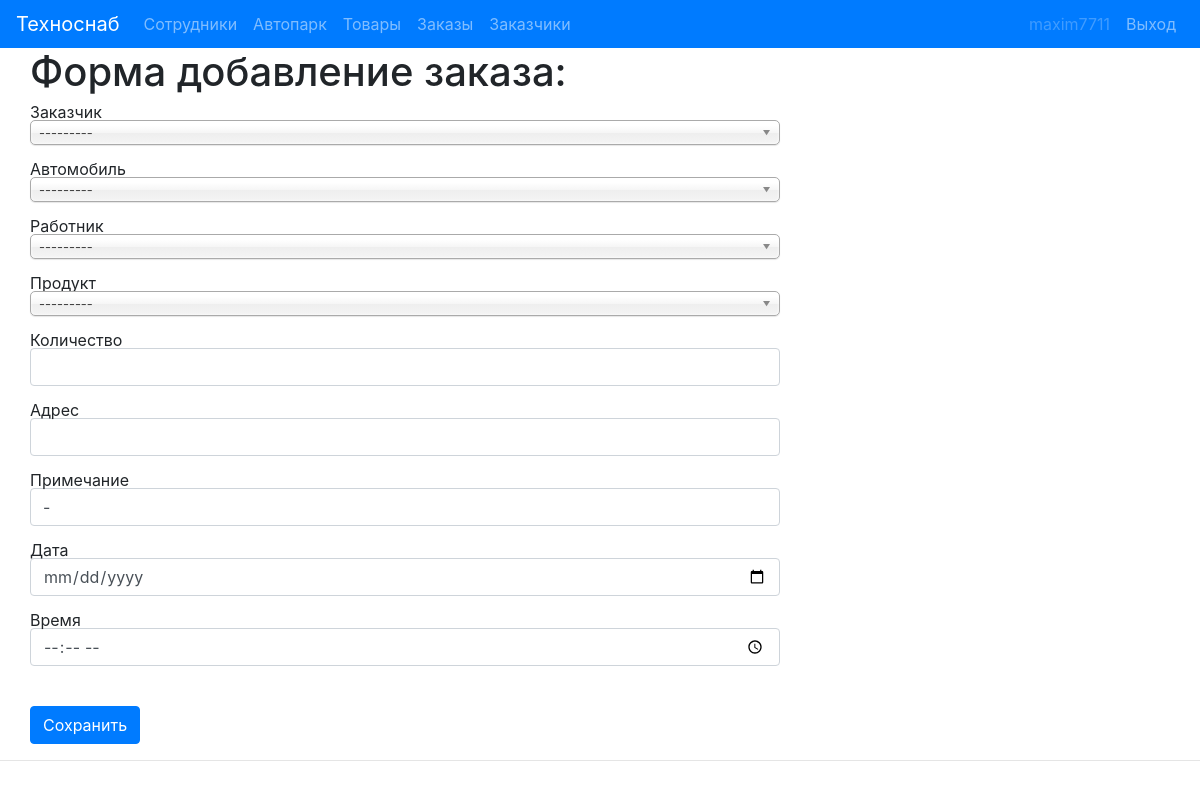
Screenshot of /orders/create/ (signed in) with the database file from the repository.
### customers/models.py (models this page shows, shortened)
class Сustomer(models.Model):
    first_name = models.CharField(max_length=20, verbose_name="Имя", null=True, blank=True)
    middle_name = models.CharField(max_length=20, verbose_name="Фамилия", null=True, blank=True)
    last_name = models.CharField(max_length=20, verbose_name="Отчество", null=True, blank=True)
    organization = models.CharField(max_length=20, verbose_name="Организация", null=True, blank=True, default="-")
    adres = models.CharField(max_length=200, verbose_name="Адрес", null=True, blank=True, default="-")
    phone = models.CharField(max_length=12, verbose_name="Телефон", unique=True)
    T_customer = models.ForeignKey(Type_customer, verbose_name="Тип заказчика", on_delete=models.SET_NULL, null=True, default=2)
    inn = models.CharField(max_length=10, verbose_name="ИНН", null=True, blank=True, default="-")
    kpp = models.CharField(max_length=9, verbose_name="КПП", null=True, blank=True, default="-")
    bank = models.CharField(max_length=50, verbose_name="Банк", null=True, blank=True, default="-")
    rs = models.CharField(max_length=20, verbose_name="р/с", null=True, blank=True, default="-")
    ks = models.CharField(max_length=20, verbose_name="Корр. счет", null=True, blank=True, default="-")
    bik = models.CharField(max_length=9, verbose_name="БИК", null=True, blank=True, default="-")
    email = models.CharField(max_length=40, verbose_name="E-mail", null=True, blank=True, default="-")
    def __str__(self):
            if self.first_name == None:
                return "+" + self.phone
            else:
                return self.first_name + " " + self.middle_name + " " + self.last_name + " " + self.organization
    class Meta:
        verbose_name = "Заказчик"
        verbose_name_plural ="Заказчики"

### cars/models.py (models this page shows, shortened)
class Cars(models.Model):
    state_number = models.CharField(max_length=7, verbose_name="Гос номер", unique=True)
    Model_caption = models.CharField(max_length=30, verbose_name="Модель", null=True)
    Spec_caption = models.CharField(max_length=30, verbose_name="Спецификация", null=True)
    Mark_caption = models.CharField(max_length=30, verbose_name="Марка", null=True)
    carrying = models.PositiveIntegerField(verbose_name="Грузоподъемность", default=0)
    rent = models.PositiveIntegerField(verbose_name="Аренда", default=0)
    def __str__(self):
        return self.state_number
    class Meta:
        verbose_name = "Автомобиль"
        verbose_name_plural ="Автомобили"
        ordering = ['state_number']

### workers/models.py (models this page shows, shortened)
class Worker(models.Model):
    first_name = models.CharField(max_length=20, verbose_name="Имя")
    middle_name = models.CharField(max_length=20, verbose_name="Фамилия")
    last_name = models.CharField(max_length=20, verbose_name="Отчество")
    phone = models.CharField(max_length=12, verbose_name="Телефон", unique=True)
    passport_seria = models.CharField(max_length=4, verbose_name="Серия Паспорта")
    passport_number = models.CharField(max_length=6, verbose_name="Номер Паспорта")
    passport_issued = models.CharField(max_length=100, verbose_name="Паспорт выдан")
    passport_date = models.DateField(verbose_name="Дата выдачи", null=True)
    adress = models.CharField(max_length=100, verbose_name="Адрес")
    P_position = models.ForeignKey(Position, verbose_name="Должность", null=True, on_delete=models.SET_NULL)
    T_work = models.ForeignKey(Type_work, verbose_name="Тип работы", null=True, on_delete=models.SET_NULL)
    time = models.IntegerField(verbose_name="Время работы", null=True)
    passport_img = models.ImageField(null=True, blank=True, upload_to="pasport_img/", verbose_name="Скан паспорта")
    def __str__(self):
        return self.middle_name + " " + self.first_name + " " + self.last_name
    class Meta:
        verbose_name = "Работник"
        verbose_name_plural ="Работники"

### services/models.py (models this page shows, shortened)
class Product(models.Model):
    product_caption = models.CharField(max_length=20, verbose_name="Наименование продукта")
    price = models.PositiveIntegerField(verbose_name="Цена")
    quantity_in_stock = models.IntegerField(verbose_name="Количество на складе")
    def __str__(self):
        return self.product_caption
    class Meta:
        verbose_name = "Продукт"
        verbose_name_plural ="Продукты"

### orders/views.py (the view, shortened to what this page needs)
# urls.py: path('create/', views.OrderCreate.as_view(), name='create_order'),
class OrderCreate(View):
        def get(self, request):
            template = 'create_order.html'
            context = {
                'list_articles': Order.objects.all().order_by('-id'),
                'form': OrderForm(),
            }
            return render(request, template, context)

### orders/forms.py (shortened to what this page needs)
class OrderForm(forms.ModelForm):
    class Meta:
        model = Order
        fields = ['customer', 'car', 'worker', 'product', 'quantity', 'adress', 'caption', 'date', 'time',]
        widgets = {
            'customer': forms.Select(attrs={'class': 'form-control chosen-select'}),
            'car': forms.Select(attrs={'class': 'form-control chosen-select'}),
            'worker': forms.Select(attrs={'class': 'form-control chosen-select'}),
            'product': forms.Select(attrs={'class': 'form-control chosen-select'}),
            'quantity': forms.TextInput(attrs={'class': 'form-control'}),
            'adress': forms.TextInput(attrs={'class': 'form-control'}),
            'caption': forms.TextInput(attrs={'class': 'form-control'}),
            'date': forms.TextInput(attrs={'type': 'date',
                                           'class': 'form-control',
                                           }),
            'time': forms.TextInput(attrs={'type': 'time',
                                           'class': 'form-control'}),
        }

### orders/templates/create_order.html (shortened to what this page needs)
{% extends 'base.html' %}
{% block filesLink %}
{% load static %}
<link rel="stylesheet" href="{% static 'css/chosen.css' %}">
{% endblock %}
{% block content %}
<form id="add_form" method="POST">
	<div class="container">
						    <div class="row">
									    	<div class='col-sm-8'>
									    						<h1>Форма добавление заказа:</h1>
									    							{% for field in form %}
									    								<div class="form-group">
									    									 {{ field.label }}
									    									 {{ field }}
									    								</div>
									    							{% endfor %}
																	<input type="submit" class="btn btn-primary mt-4" value="Сохранить" >
			            					</div>
						 	</div>
	</div>
</form>
{% endblock %}

### main/templates/base.html (shortened to what this page needs)
<!DOCTYPE html>
<html lang="en">
<head>
	{% load static %}
	<link rel="stylesheet" href="https://stackpath.bootstrapcdn.com/bootstrap/4.4.1/css/bootstrap.min.css">
	<link rel="stylesheet" href="{% static 'css/reset.css' %}">
	<link rel="stylesheet" href="{% static 'css/BaseStyle.css' %}">
	{% block filesLink %}
	{% endblock %}
</head>
<body>
 <nav class="navbar navbar-expand-lg  navbar-dark bg-primary">
  <a class="navbar-brand" href="#">Техноснаб</a>
  <div class="collapse navbar-collapse" id="navbarSupportedContent">
	   <ul class="navbar-nav mr-auto">
				      {% url 'workers' as url_workers %}
								{% url 'cars' as url_cars %}
								{% url 'services' as url_services %}
								{% url 'orders' as url_orders %}
								{% url 'customers' as url_customers %}
								{% url 'login' as url_login %}
								{% url 'logout' as url_logout %}
								{% url 'register' as url_register %}
								<li class="nav-item "><a class="nav-link {% if url_workers == request.path %}active{% endif %}" href="{{url_workers}}">Сотрудники</a></li>
								<li class="nav-item "><a class="nav-link {% if url_cars == request.path %}active{% endif %} " href="{{url_cars}}">Автопарк</a></li>
								<li class="nav-item "><a class="nav-link {% if url_services == request.path %}active{% endif %}" href="{{url_services}}">Товары</a></li>
								<li class="nav-item "><a class="nav-link {% if url_orders == request.path %}active{% endif %}" href="{{url_orders}}">Заказы</a></li>
								<li class="nav-item "><a class="nav-link {% if url_customers == request.path %}active{% endif %}" href="{{url_customers}}">Заказчики</a></li>
				    </ul>
				    <form class="form-inline my-2 my-lg-0">
						    <ul class="navbar-nav ">
								{% if user.is_staff %}
									<li class="nav-item "><a class="nav-link disabled" href="{{url_register}}">{{request.user}}</a></li>
									<li class="nav-item "><a class="nav-link {% if url_logout == request.path %}active{% endif %}" href="{{url_logout}}">Выход</a></li>
								{% else %}
									<li class="nav-item "><a class="nav-link {% if url_login == request.path %}active{% endif %}" href="{{url_login}}">Авторизация</a></li>
								{% endif %}
							</ul>
    </form>
  </div>
</nav>
	<div class="container-fluid">
		<div class="row">
			<div class="col">
	{% if request.user.is_authenticated  %}
	{% block content%}
	{% endblock %}
	{% else %}
		<h1>Вы не авторизованы</h1>
	{% endif %}
			</div>
		</div>
	</div>
	<footer class="footer text-muted justify ">
					<hr>
	</footer>
</body>
</html>

### main/static/css/BaseStyle.css (style rules this page uses)
.container { padding-left: 0px; padding-right: 0px; width: 100%; }

### rows the page displays
Сustomer: form "---------"
Cars: form "---------"
Worker: form "---------"
Product: form "---------"

### other values shown
{{ request.user }} "maxim7711"
{{ field.label }} "Заказчик" "Автомобиль" "Работник" "Продукт" "Количество" "Адрес" "Примечание" "Дата" "Время"
